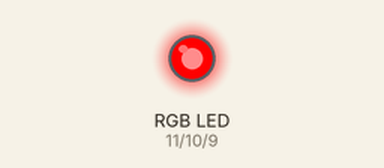
This sketch was run on a simulated Arduino Uno, built with avr-gcc and run on an emulated ATmega328P. Parts: an RGB LED mixed from three pins (HIGH = lit). Dim RGB values are drawn brighter than linear.

Above: at 0.05 s.
At 1.05 s:
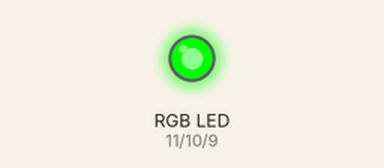
At 2.05 s:
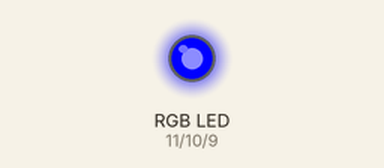
At 4.05 s:
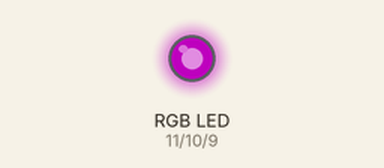
At 6.0 s:
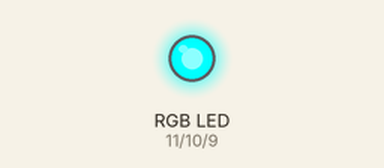
At 8.0 s:
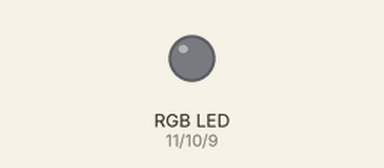
Timing chart, 0 to 10.4 s (numbered marks = the images above):
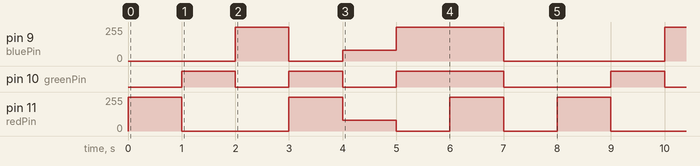

Measured:
- by itself, pin 9 (bluePin): repeats every 8.0 s: 0/255 1.0 s, 80/255 1.0 s, 255/255 2.0 s, 0/255 3.0 s, 255/255 1.0 s
- by itself, pin 10 (greenPin): repeats every 8.0 s: LOW 1.0 s, HIGH 1.0 s, LOW 1.0 s, HIGH 2.0 s, LOW 2.0 s, HIGH 1.0 s
- by itself, pin 11 (redPin): repeats every 8.0 s: 0/255 2.0 s, 255/255 1.0 s, 80/255 1.0 s, 2 × (0/255 1.0 s, 255/255 1.0 s)

The sketch:

Adafruit-RGB-LED-lesson.ino
```cpp
/*
Adafruit Arduino - Lesson 3. RGB LED
*/

int redPin = 11;
int greenPin = 10;
int bluePin = 9;

//uncomment this line if using a Common Anode LED
//#define COMMON_ANODE

void setup()
{
  pinMode(redPin, OUTPUT);
  pinMode(greenPin, OUTPUT);
  pinMode(bluePin, OUTPUT);
}

void loop()
{
  setColor(255, 0, 0);  // red
  delay(1000);
  setColor(0, 255, 0);  // green
  delay(1000);
  setColor(0, 0, 255);  // blue
  delay(1000);
  setColor(255, 255, 0);  // yellow
  delay(1000);
  setColor(80, 0, 80);  // purple
  delay(1000);
  setColor(0, 255, 255);  // aqua
  delay(1000);
  setColor(255, 255, 255);  // white
  delay(1000);
  setColor(0, 0, 0);  // off
  delay(1000);

}

void setColor(int red, int green, int blue)
{
  #ifdef COMMON_ANODE
    red = 255 - red;
    green = 255 - green;
    blue = 255 - blue;
  #endif
  analogWrite(redPin, red);
  analogWrite(greenPin, green);
  analogWrite(bluePin, blue);
}
```
